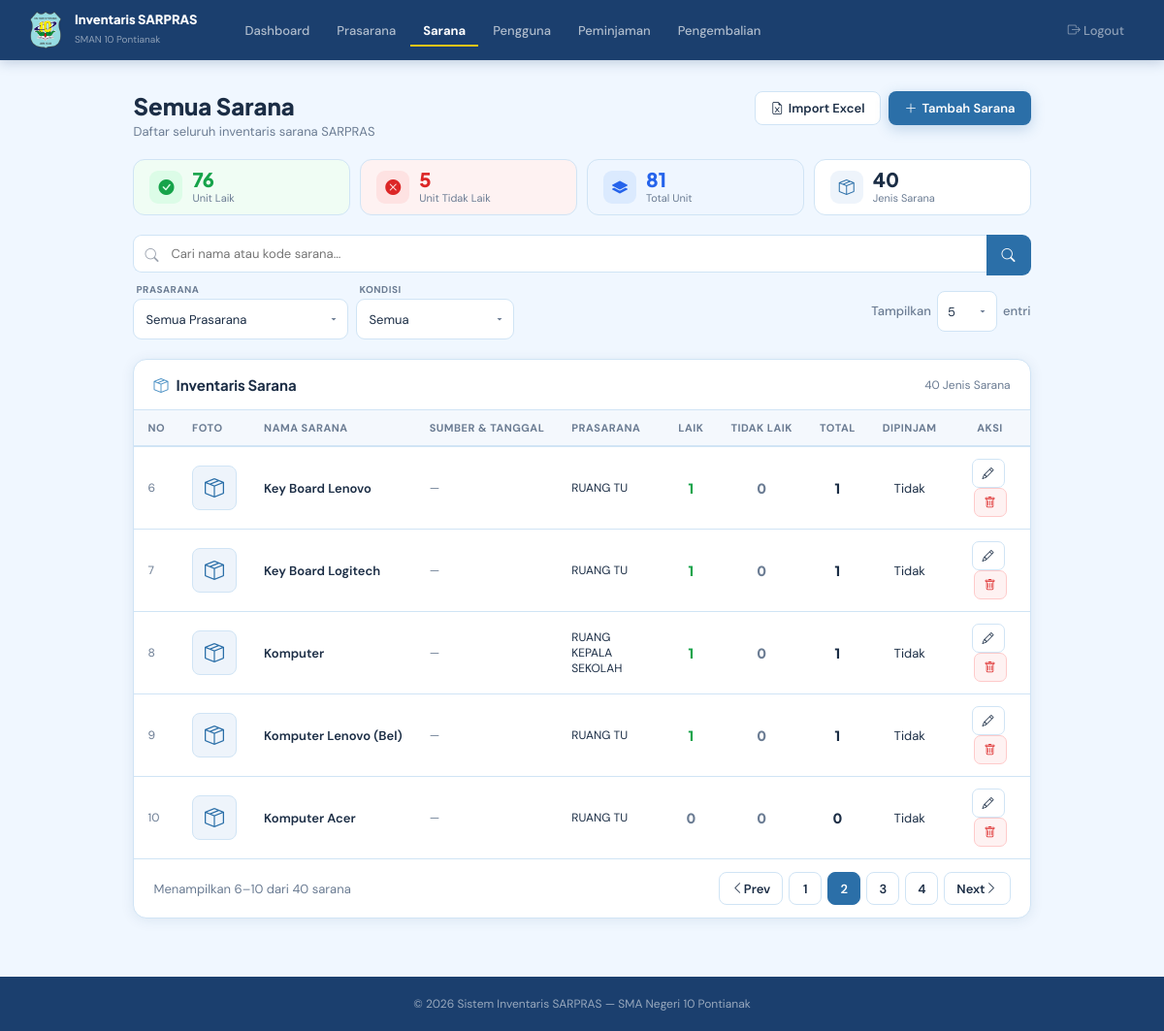
The page /admin/barang.php?page=2 (signed in) on the database its author committed.
### tables this page shows
CREATE TABLE `barang` (
  `id_barang` int NOT NULL,
  `kode_barang` varchar(20) DEFAULT NULL,
  `nama_barang` varchar(100) NOT NULL,
  `id_ruangan` int NOT NULL,
  `jumlah` int NOT NULL,
  `jumlah_laik` int DEFAULT '0',
  `jumlah_tidak_laik` int DEFAULT '0',
  `deskripsi` text,
  `spesifikasi` text,
  `bisa_dipinjam` tinyint(1) DEFAULT '1',
  `pinjam_murid` tinyint(1) DEFAULT '1',
  `pinjam_guru` tinyint(1) DEFAULT '1',
  `pinjam_tendik` tinyint(1) DEFAULT '1',
  `foto` varchar(255) DEFAULT NULL,
  `sumber_dana` varchar(150) DEFAULT NULL,
  `tanggal_pembelian` date DEFAULT NULL,
  `durasi_murid` int DEFAULT NULL COMMENT 'Batas waktu peminjaman murid (menit). NULL = bebas.',
  `durasi_guru` int DEFAULT NULL COMMENT 'Batas waktu peminjaman guru (menit). NULL = bebas.',
  `durasi_tendik` int DEFAULT NULL COMMENT 'Batas waktu peminjaman tendik (menit). NULL = bebas.'
);

CREATE TABLE `ruangan` (
  `id_ruangan` int NOT NULL,
  `nama_ruangan` varchar(75) NOT NULL,
  `keterangan` text,
  `foto` varchar(255) DEFAULT NULL,
  `panjang` decimal(8,2) DEFAULT NULL,
  `lebar` decimal(8,2) DEFAULT NULL,
  `persentase_kerusakan` decimal(5,2) DEFAULT '0.00'
);

### admin/barang.php (the view, shortened to what this page needs)
<?php
require_once "../config/koneksi.php";
$id_ruangan   = isset($_GET['ruangan']) ? (int)$_GET['ruangan'] : 0;
$nama_ruangan = '';
$search             = isset($_GET['q'])                  ? trim(mysqli_real_escape_string($conn, $_GET['q'])) : '';
$filter_ruangan     = isset($_GET['filter_ruangan'])     ? (int)$_GET['filter_ruangan']  : 0;
$filter_laik        = isset($_GET['filter_laik']) && in_array($_GET['filter_laik'],['laik','tidak_laik'])
                      ? $_GET['filter_laik'] : '';
$valid_per_page = [5,10,20,25,50,100];
$per_page = isset($_GET['per_page']) && in_array((int)$_GET['per_page'],$valid_per_page)
            ? (int)$_GET['per_page'] : 5;
$page = max(1, (int)($_GET['page'] ?? 1));
$where = "WHERE 1=1";
$total       = mysqli_fetch_assoc(mysqli_query($conn, "SELECT COUNT(*) as t FROM barang b $where"))['t'];
$total_pages = max(1, ceil($total / $per_page));
$page        = min($page, $total_pages);
$offset      = ($page - 1) * $per_page;
$barang_q = mysqli_query($conn, "
    SELECT b.*, r.nama_ruangan
    FROM barang b
    LEFT JOIN ruangan r ON b.id_ruangan = r.id_ruangan
    $where
    ORDER BY b.nama_barang ASC
    LIMIT $per_page OFFSET $offset
");
$sum_q = mysqli_fetch_assoc(mysqli_query($conn,
    "SELECT COALESCE(SUM(jumlah_laik),0) as total_laik,
            COALESCE(SUM(jumlah_tidak_laik),0) as total_tidak_laik
     FROM barang b $where"));
$total_laik      = (int)$sum_q['total_laik'];
$total_tidak_laik= (int)$sum_q['total_tidak_laik'];
$pending_count = mysqli_fetch_assoc(mysqli_query($conn,
    "SELECT COUNT(*) as t FROM pengguna WHERE status='pending'"))['t'];
$pm_menunggu   = mysqli_fetch_assoc(mysqli_query($conn,
    "SELECT COUNT(*) as t FROM peminjaman WHERE status='menunggu'"))['t'];
?>
<!DOCTYPE html>
<html lang="id">
<head>
  <link href="https://cdn.jsdelivr.net/npm/bootstrap-icons@1.11.1/font/bootstrap-icons.css" rel="stylesheet">
</head>
<body>
<nav class="navbar">
  <a href="dashboard.php" class="nav-brand">
    <img src="../assets/logo.png" alt="Logo">
    <div class="nav-brand-text">
      <strong>Inventaris SARPRAS</strong>
      <span>SMAN 10 Pontianak</span>
    </div>
  </a>
  <div class="nav-links">
    <a href="dashboard.php"    class="nav-link">Dashboard</a>
    <a href="ruangan.php"      class="nav-link">Prasarana</a>
    <a href="barang.php"       class="nav-link active">Sarana</a>
    <a href="pengguna.php"     class="nav-link">Pengguna<?php if ($pending_count > 0): ?><span class="nav-badge"><?= $pending_count ?></span><?php endif; ?></a>
    <a href="peminjaman.php"   class="nav-link">Peminjaman<?php if ($pm_menunggu > 0): ?><span class="nav-badge"><?= $pm_menunggu ?></span><?php endif; ?></a>
    <a href="pengembalian.php" class="nav-link">Pengembalian</a>
    <a href="../auth/logout.php" class="nav-link logout"><i class="bi bi-box-arrow-right"></i> Logout</a>
  </div>
</nav>
<div class="page-wrapper">
  <div class="page-header">
    <div>
      <div class="page-title"><?= $nama_ruangan ? htmlspecialchars($nama_ruangan) : 'Semua Sarana' ?></div>
      <div class="page-sub">
        <?= $id_ruangan
          ? 'Menampilkan sarana di prasarana <strong>'.htmlspecialchars($nama_ruangan).'</strong>'
          : 'Daftar seluruh inventaris sarana SARPRAS' ?>
      </div>
    </div>
    <div style="display:flex;gap:8px;flex-wrap:wrap;">
      <button class="btn btn-secondary" onclick="openModal('modalImportBarang')">
        <i class="bi bi-file-earmark-excel"></i> Import Excel
      </button>
      <button class="btn btn-primary" onclick="openAddModal()">
        <i class="bi bi-plus-lg"></i> Tambah Sarana
      </button>
    </div>
  </div>
  <div class="summary-row">
    <div class="summary-pill pill-laik">
      <div class="summary-pill-icon pill-laik-icon"><i class="bi bi-check-circle-fill"></i></div>
      <div>
        <div class="summary-pill-val" style="color:#16A34A;"><?= number_format($total_laik) ?></div>
        <div class="summary-pill-lbl">Unit Laik</div>
      </div>
    </div>
    <div class="summary-pill pill-tdk">
      <div class="summary-pill-icon pill-tdk-icon"><i class="bi bi-x-circle-fill"></i></div>
      <div>
        <div class="summary-pill-val" style="color:#DC2626;"><?= number_format($total_tidak_laik) ?></div>
        <div class="summary-pill-lbl">Unit Tidak Laik</div>
      </div>
    </div>
    <div class="summary-pill pill-total">
      <div class="summary-pill-icon pill-total-icon"><i class="bi bi-layers-fill"></i></div>
      <div>
        <div class="summary-pill-val" style="color:#2563EB;"><?= number_format($total_laik + $total_tidak_laik) ?></div>
        <div class="summary-pill-lbl">Total Unit</div>
      </div>
    </div>
    <div class="summary-pill" style="background:var(--card);">
      <div class="summary-pill-icon" style="background:#EEF4FB;color:var(--blue-dark);"><i class="bi bi-box-seam"></i></div>
      <div>
        <div class="summary-pill-val" style="color:var(--text);"><?= number_format($total) ?></div>
        <div class="summary-pill-lbl">Jenis Sarana</div>
      </div>
    </div>
  </div>
  <div class="toolbar">
    <div class="toolbar-row">
      <form method="GET" id="searchFormBarang" style="display:flex;gap:0;flex:1;min-width:200px;">
        <div class="search-wrap-inner">
          <input type="text" name="q" id="searchInputBarang" class="search-input"
                 placeholder="Cari nama atau kode sarana..."
                 value="<?= htmlspecialchars($search) ?>">
        </div>
        <button type="submit" class="btn-search"><i class="bi bi-search"></i></button>
      </form>
    </div>
    <?php if (!$id_ruangan): ?>
    <div class="toolbar-row">
      <form method="GET" id="filterFormBarang" style="display:contents;">
        <div class="filter-group">
          <span class="filter-label">Prasarana</span>
          <select name="filter_ruangan" class="filter-select" onchange="this.form.submit()">
            <option value="">Semua Prasarana</option>
          </select>
        </div>
        <div class="filter-group">
          <span class="filter-label">Kondisi</span>
          <select name="filter_laik" class="filter-select" onchange="this.form.submit()">
            <option value="">Semua</option>
          </select>
        </div>
        <div class="show-entries-inline">
          <span class="lbl">Tampilkan</span>
          <select class="sel" name="per_page" onchange="this.form.submit()">
            <option value="5"   <?= $per_page==5?'selected':'' ?>>5</option>
          </select>
          <span class="lbl">entri</span>
        </div>
      </form>
    </div>
    <?php endif; ?>
  </div>
  <div class="card">
    <div class="card-header">
      <div class="card-title"><i class="bi bi-box-seam"></i>
        <?= $nama_ruangan ? htmlspecialchars($nama_ruangan) : 'Inventaris Sarana' ?>
      </div>
      <span style="font-size:12px;color:var(--muted);"><?= number_format($total) ?> Jenis Sarana</span>
    </div>
    <div class="table-wrap">
      <table class="inv-table">
        <thead>
          <tr>
            <th style="width:38px;">No</th>
            <th style="width:50px;">Foto</th>
            <th>Nama Sarana</th>
            <th style="width:115px;">Sumber &amp; Tanggal</th>
            <?php if (!$id_ruangan): ?><th style="width:110px;">Prasarana</th><?php endif; ?>
            <th class="center" style="width:52px;">Laik</th>
            <th class="center" style="width:62px;">Tidak Laik</th>
            <th class="center" style="width:52px;">Total</th>
            <th class="center" style="width:72px;">Dipinjam</th>
            <th class="center" style="width:82px;">Aksi</th>
          </tr>
        </thead>
        <tbody>
          <?php
          $no = $offset + 1; $has = false;
          while ($b = mysqli_fetch_assoc($barang_q)):
            $laik = (int)($b['jumlah_laik']       ?? 0);
            $tdk  = (int)($b['jumlah_tidak_laik']  ?? 0);
            $tot  = $laik + $tdk;
            $b_js = htmlspecialchars(json_encode([
              'id'                => $b['id_barang'],
              'kode'              => $b['kode_barang'],
              'nama'              => $b['nama_barang'],
              'id_ruangan'        => $b['id_ruangan'],
              'deskripsi'         => $b['deskripsi']   ?? '',
              'spesifikasi'       => $b['spesifikasi']  ?? '',
              'jumlah_laik'       => $laik,
              'jumlah_tidak_laik' => $tdk,
              'bisa_dipinjam'     => $b['bisa_dipinjam'],
              'pinjam_murid'      => $b['pinjam_murid']  ?? 1,
              'pinjam_guru'       => $b['pinjam_guru']   ?? 1,
              'pinjam_tendik'     => $b['pinjam_tendik'] ?? 1,
              'durasi_murid'      => $b['durasi_murid']  ?? '',
              'durasi_guru'       => $b['durasi_guru']   ?? '',
              'durasi_tendik'     => $b['durasi_tendik'] ?? '',
              'foto'              => $b['foto'] ?? '',
              'sumber_dana'       => $b['sumber_dana'] ?? '',
              'tanggal_pembelian' => $b['tanggal_pembelian'] ?? '',
            ]), ENT_QUOTES);
          ?>
          <tr>
            <td style="color:var(--muted);font-size:12px;"><?= $no++ ?></td>
            <td>
              <?php if (!empty($b['foto'])): ?>
                <img src="../assets/foto_barang/<?= htmlspecialchars($b['foto']) ?>" alt="Foto"
                     style="width:46px;height:46px;object-fit:cover;border-radius:8px;border:1.5px solid var(--border);display:block;">
              <?php else: ?>
                <div style="width:46px;height:46px;border-radius:8px;background:#EEF4FB;border:1.5px solid var(--border);display:flex;align-items:center;justify-content:center;font-size:20px;color:var(--blue-dark);"><i class="bi bi-box-seam"></i></div>
              <?php endif; ?>
            </td>
            <td>
              <div style="font-weight:600;"><?= htmlspecialchars($b['nama_barang']) ?></div>
            </td>
            <td style="font-size:12px;">
              <?php if (!empty($b['tanggal_pembelian'])): ?>
                <div style="color:var(--muted);margin-top:3px;"><?= date('d/m/Y', strtotime($b['tanggal_pembelian'])) ?></div>
              <?php elseif (empty($b['sumber_dana'])): ?>
                <span style="color:var(--muted);">—</span>
              <?php endif; ?>
            </td>
            <?php if (!$id_ruangan): ?>
            <td style="font-size:12px;"><?= htmlspecialchars($b['nama_ruangan'] ?? '—') ?></td>
            <?php endif; ?>
            <td class="center">
              <span style="font-family:'Plus Jakarta Sans',sans-serif;font-weight:800;font-size:14px;color:<?= $laik > 0 ? '#16A34A' : 'var(--muted)' ?>;"><?= $laik ?></span>
            </td>
            <td class="center">
              <span style="font-family:'Plus Jakarta Sans',sans-serif;font-weight:800;font-size:14px;color:<?= $tdk > 0 ? '#DC2626' : 'var(--muted)' ?>;"><?= $tdk ?></span>
            </td>
            <td class="center">
              <span style="font-family:'Plus Jakarta Sans',sans-serif;font-weight:800;font-size:14px;color:var(--text);"><?= $tot ?></span>
            </td>
            <td class="center">
              <?php if ($b['bisa_dipinjam']): ?>
                <div style="display:flex;flex-direction:column;gap:3px;align-items:center;">
                  <?php if ($b['pinjam_murid']  ?? 1): ?><span class="badge badge-green"  style="font-size:10px;">Murid</span><?php endif; ?>
                  <?php if ($b['pinjam_guru']   ?? 1): ?><span class="badge badge-green"  style="font-size:10px;">Guru</span><?php endif; ?>
                  <?php if ($b['pinjam_tendik'] ?? 1): ?><span class="badge badge-green"  style="font-size:10px;">Tendik</span><?php endif; ?>
                </div>
              <?php else: ?>
                <span class="badge badge-gray">Tidak</span>
              <?php endif; ?>
            </td>
            <td class="center">
              <button class="btn btn-sm btn-secondary" onclick="openEditModal(<?= $b_js ?>)" style="margin-right:4px;"><i class="bi bi-pencil"></i></button>
              <button class="btn btn-sm btn-danger" onclick="openDeleteModal(<?= $b['id_barang'] ?>,'<?= htmlspecialchars(addslashes($b['nama_barang'])) ?>')"><i class="bi bi-trash"></i></button>
            </td>
          </tr>
          <?php endwhile; ?>
        </tbody>
      </table>
    </div>
    <?php if ($total > 0): ?>
    <div class="table-footer">
      <span>Menampilkan <?= $offset+1 ?>–<?= min($offset+$per_page,$total) ?> dari <?= number_format($total) ?> sarana</span>
      <div class="pag-btns">
        <?php
        $bu = '?' . ($id_ruangan ? "ruangan=$id_ruangan&nama=".urlencode($nama_ruangan)."&" : '')
            . ($filter_ruangan && !$id_ruangan ? "filter_ruangan=$filter_ruangan&" : '')
            . ($filter_laik ? "filter_laik=$filter_laik&" : '')
            . ($search ? "q=".urlencode($search)."&" : '')
            . ($per_page!=5 ? "per_page=$per_page&" : '');
        ?>
        <a href="<?= $bu ?>page=<?= $page-1 ?>" class="pag-btn pag-btn-text <?= $page<=1?'disabled':'' ?>"><i class="bi bi-chevron-left"></i> Prev</a>
        <?php for($i=max(1,$page-2);$i<=min($total_pages,$page+2);$i++): ?><a href="<?= $bu ?>page=<?= $i ?>" class="pag-btn <?= $i==$page?'active':'' ?>"><?= $i ?></a><?php endfor; ?>
        <a href="<?= $bu ?>page=<?= $page+1 ?>" class="pag-btn pag-btn-text <?= $page>=$total_pages?'disabled':'' ?>">Next <i class="bi bi-chevron-right"></i></a>
      </div>
    </div>
    <?php endif; ?>
  </div>
</div>
<footer>&copy; <?= date('Y') ?> Sistem Inventaris SARPRAS — SMA Negeri 10 Pontianak</footer>
</body>
</html>

### rows shown on the page
barang: nama_barang "Key Board Lenovo", id_ruangan.nama_ruangan "RUANG TU", jumlah_laik "1", jumlah_tidak_laik "0", bisa_dipinjam "Tidak"
barang: nama_barang "Key Board Logitech", id_ruangan.nama_ruangan "RUANG TU", jumlah_laik "1", jumlah_tidak_laik "0", bisa_dipinjam "Tidak"
barang: nama_barang "Komputer", id_ruangan.nama_ruangan "RUANG KEPALA SEKOLAH", jumlah_laik "1", jumlah_tidak_laik "0", bisa_dipinjam "Tidak"
barang: nama_barang "Komputer Lenovo (Bel)", id_ruangan.nama_ruangan "RUANG TU", jumlah_laik "1", jumlah_tidak_laik "0", bisa_dipinjam "Tidak"
barang: nama_barang "Komputer Acer", id_ruangan.nama_ruangan "RUANG TU", jumlah_laik "0", jumlah_tidak_laik "0", bisa_dipinjam "Tidak"

### other values the page prints
$total_laik "76"
$total_tidak_laik "5"
$total_laik + $total_tidak_laik "81"
$total "40"
$offset+1 "6"
min($offset+$per_page,$total) "10"
